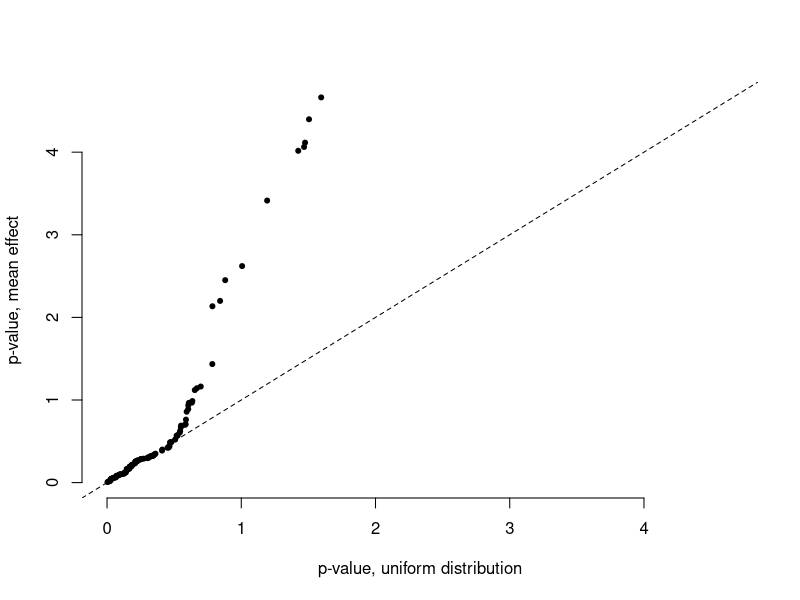
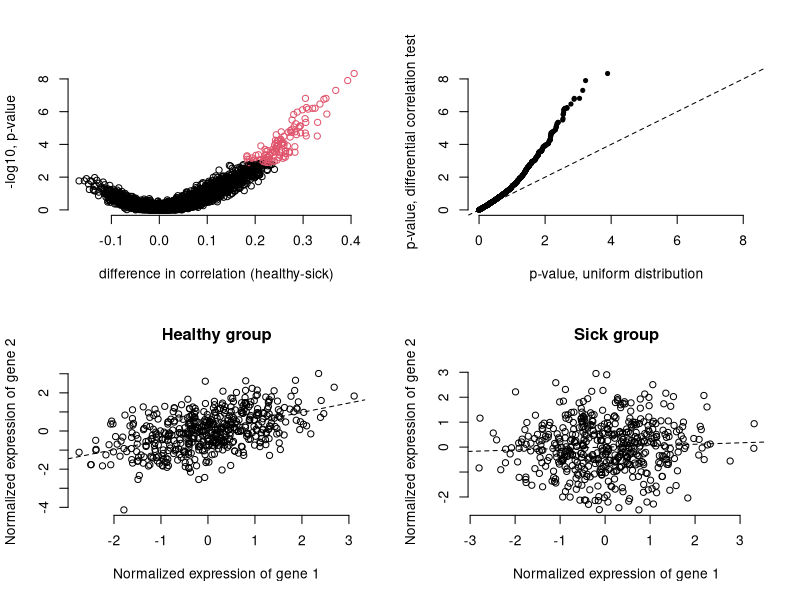

Here is the R script that generated these plots, in order:
############
# set parameters and underlying correlation structure
# in this example, correlations are reduced in magnitude in sick individuals relative to healthy individuals for a subset of gene pairs
############

n=1000
healthy=n/2
sick=n/2
prop_change=1/10
change_effect_size=1/4
genes=100

mat_h<-diag(genes)
mat_s<-diag(genes)

# gene pairs in healthy individuals display a range of correlation values
tmp<- sample( runif(10000,0.1,0.9) ,length(mat_h[upper.tri(mat_h)]))
mat_h[upper.tri(mat_h)] <- tmp
mat_h[lower.tri(mat_h)] <- t(mat_h)[lower.tri(mat_h)]

# for sick people, correlations are similar but reduced at a subset of sites
tmp<-as.data.frame(tmp)
tmp$change<-0
tmp$change[sample(1:dim(tmp)[1],dim(tmp)[1]*prop_change)]<-1
tmp$new<-tmp$tmp
tmp$new[which(tmp$change==1)]<-tmp$tmp[which(tmp$change==1)] * change_effect_size

mat_s[upper.tri(mat_s)] <- tmp$new
mat_s[lower.tri(mat_s)] <- t(mat_s)[lower.tri(mat_s)]

############
# simulate gene expression data from underlying correlation structure
############

library(MASS)
library(Matrix)
mat_h2<-as.matrix(nearPD(mat_h,ensureSymmetry=TRUE)[[1]])
mat_s2<-as.matrix(nearPD(mat_s,ensureSymmetry=TRUE)[[1]])

# simulate mean differences in expression between healthy and sick individuals for a subset of genes as well (to make things more realistic, and to check normalization)
mean_h<-rep(0,genes)
mean_s<-rep(0,genes)
mean_s[sample(1:genes,genes*prop_change)]<-0.25

e_h = mvrnorm(healthy, mean_h, mat_h2) 
e_s = mvrnorm(sick, mean_s, mat_s2) 
e_all<-as.data.frame(cbind(t(e_h),t(e_s)))

# confirm mean differences in expression
predictor<-c(rep(0,healthy),rep(1,sick))
p1<-apply(e_all,1,function(x) summary(lm(x ~ predictor))$coefficients[2,4])
qqplot(-log10(runif(genes)),-log10(p1),pch=20,xlab='p-value, uniform distribution',ylab='p-value, mean effect',bty='n',xlim=c(0,max(-log10(p1))),ylim=c(0,max(-log10(p1))))
x=c(0,1);y=c(0,1);abline(lm(y~x),lty=2)

############
# test for differences in correlation between healthy and sick
############

# get all possible pairwise combinations of genes
pairs<-as.data.frame(t(combn( 1:genes, 2)))

# scale data within the classes to be compared
tmp<-matrix(nrow=dim(e_all)[1],ncol=dim(e_all)[2])
for (i in c(1:dim(tmp)[1])) {
tmp[i,which(predictor==1)]<-scale( t(e_all[i,which(predictor==1)] ))
tmp[i,which(predictor==0)]<-scale( t(e_all[i,which(predictor==0)] ))
} 
e_all_norm<-tmp

# confirm there are no longer mean differences in expression
p2<-apply(e_all_norm,1,function(x) summary(lm(x ~ predictor))$coefficients[2,4])
summary(p2)

# test for differences in correlation (this will take a few minutes to run, depending on sample size and gene number)
results <- as.data.frame(t(Reduce(cbind,lapply(1:dim(pairs)[1], function(i) {
tmp1<-(e_all_norm[pairs$V1[i],])
tmp2<-(e_all_norm[pairs$V2[i],])
# here, a wilcoxon test is used to test for differences in correlation between groups; however, any number of other statistical methods (e.g., linear models or linear mixed effects models) could be used in the same framework
# to use an alternate statistical approach, extract the product matrix and use it as the outcome variable in another type of statistical model  
return( c( cor.test( e_all_norm[pairs$V1[i],which(predictor==0)] , e_all_norm[pairs$V2[i],which(predictor==0)] ,method='spearman')$estimate, cor.test( e_all_norm[pairs$V1[i],which(predictor==1)] , e_all_norm[pairs$V2[i],which(predictor==1)] ,method='spearman')$estimate, wilcox.test( (tmp1*tmp2) ~ predictor)$p.value))
}))))
names(results)<-c('cor_healthy','cor_sick','p_value')

############
# visualize results
############

par(mfrow=c(2,2))

# volcano plot
library(qvalue)
results$qvalue<-qvalue(results$p_value)$qvalues
plot(results$cor_healthy - results$cor_sick,-log10(results$p_value),bty='n',col=as.factor(results$qvalue<0.05),xlab='difference in correlation (healthy-sick)',ylab='-log10, p-value')

# qq-plot
qqplot(-log10(runif(dim(pairs)[1])),-log10(results$p_value),pch=20,xlab='p-value, uniform distribution',ylab='p-value, differential correlation test',bty='n',xlim=c(0,max(-log10(results$p_value))),ylim=c(0,max(-log10(results$p_value))))
x=c(0,1);y=c(0,1);abline(lm(y~x),lty=2)

# example
i<-which( results$p_value==min(results$p_value))
plot( e_all_norm[pairs$V1[i],which(predictor==0)] , e_all_norm[pairs$V2[i],which(predictor==0)] ,bty='n',xlab='Normalized expression of gene 1',ylab='Normalized expression of gene 2',main='Healthy group')
abline(lm ( e_all_norm[pairs$V2[i],which(predictor==0)] ~ e_all_norm[pairs$V1[i],which(predictor==0)] ),lty=2)

plot( e_all_norm[pairs$V1[i],which(predictor==1)] , e_all_norm[pairs$V2[i],which(predictor==1)] ,bty='n',xlab='Normalized expression of gene 1',ylab='Normalized expression of gene 2',main='Sick group')
abline(lm ( e_all_norm[pairs$V2[i],which(predictor==1)] ~ e_all_norm[pairs$V1[i],which(predictor==1)] ),lty=2)
